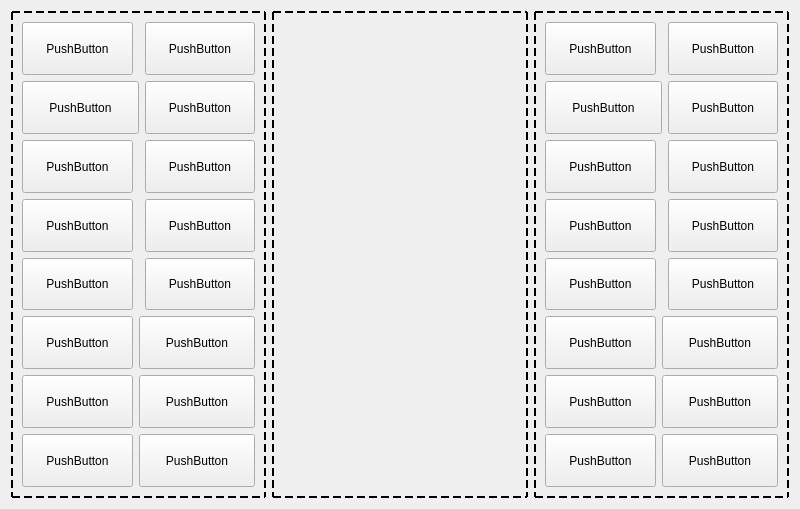
<?xml version="1.0" encoding="UTF-8"?>
<ui version="4.0">
 <class>Form</class>
 <widget class="QWidget" name="Form">
  <property name="geometry">
   <rect>
    <x>0</x>
    <y>0</y>
    <width>800</width>
    <height>509</height>
   </rect>
  </property>
  <property name="windowTitle">
   <string>Manual  Operations</string>
  </property>
  <property name="styleSheet">
   <string notr="true">QFrame{
	border:2px dashed black;
}</string>
  </property>
  <layout class="QHBoxLayout" name="horizontalLayout">
   <item>
    <widget class="QFrame" name="frame">
     <property name="frameShape">
      <enum>QFrame::Shape::StyledPanel</enum>
     </property>
     <property name="frameShadow">
      <enum>QFrame::Shadow::Raised</enum>
     </property>
     <layout class="QGridLayout" name="gridLayout">
      <item row="0" column="0">
       <widget class="QPushButton" name="pushButton">
        <property name="sizePolicy">
         <sizepolicy hsizetype="Expanding" vsizetype="Expanding">
          <horstretch>0</horstretch>
          <verstretch>0</verstretch>
         </sizepolicy>
        </property>
        <property name="text">
         <string>PushButton</string>
        </property>
       </widget>
      </item>
      <item row="0" column="2">
       <widget class="QPushButton" name="pushButton_2">
        <property name="sizePolicy">
         <sizepolicy hsizetype="Expanding" vsizetype="Expanding">
          <horstretch>0</horstretch>
          <verstretch>0</verstretch>
         </sizepolicy>
        </property>
        <property name="text">
         <string>PushButton</string>
        </property>
       </widget>
      </item>
      <item row="1" column="0" colspan="2">
       <widget class="QPushButton" name="pushButton_3">
        <property name="sizePolicy">
         <sizepolicy hsizetype="Expanding" vsizetype="Expanding">
          <horstretch>0</horstretch>
          <verstretch>0</verstretch>
         </sizepolicy>
        </property>
        <property name="text">
         <string>PushButton</string>
        </property>
       </widget>
      </item>
      <item row="1" column="2">
       <widget class="QPushButton" name="pushButton_4">
        <property name="sizePolicy">
         <sizepolicy hsizetype="Expanding" vsizetype="Expanding">
          <horstretch>0</horstretch>
          <verstretch>0</verstretch>
         </sizepolicy>
        </property>
        <property name="text">
         <string>PushButton</string>
        </property>
       </widget>
      </item>
      <item row="2" column="0">
       <widget class="QPushButton" name="pushButton_5">
        <property name="sizePolicy">
         <sizepolicy hsizetype="Expanding" vsizetype="Expanding">
          <horstretch>0</horstretch>
          <verstretch>0</verstretch>
         </sizepolicy>
        </property>
        <property name="text">
         <string>PushButton</string>
        </property>
       </widget>
      </item>
      <item row="2" column="2">
       <widget class="QPushButton" name="pushButton_6">
        <property name="sizePolicy">
         <sizepolicy hsizetype="Expanding" vsizetype="Expanding">
          <horstretch>0</horstretch>
          <verstretch>0</verstretch>
         </sizepolicy>
        </property>
        <property name="text">
         <string>PushButton</string>
        </property>
       </widget>
      </item>
      <item row="3" column="0">
       <widget class="QPushButton" name="pushButton_7">
        <property name="sizePolicy">
         <sizepolicy hsizetype="Expanding" vsizetype="Expanding">
          <horstretch>0</horstretch>
          <verstretch>0</verstretch>
         </sizepolicy>
        </property>
        <property name="text">
         <string>PushButton</string>
        </property>
       </widget>
      </item>
      <item row="3" column="2">
       <widget class="QPushButton" name="pushButton_8">
        <property name="sizePolicy">
         <sizepolicy hsizetype="Expanding" vsizetype="Expanding">
          <horstretch>0</horstretch>
          <verstretch>0</verstretch>
         </sizepolicy>
        </property>
        <property name="text">
         <string>PushButton</string>
        </property>
       </widget>
      </item>
      <item row="4" column="0">
       <widget class="QPushButton" name="pushButton_9">
        <property name="sizePolicy">
         <sizepolicy hsizetype="Expanding" vsizetype="Expanding">
          <horstretch>0</horstretch>
          <verstretch>0</verstretch>
         </sizepolicy>
        </property>
        <property name="text">
         <string>PushButton</string>
        </property>
       </widget>
      </item>
      <item row="4" column="2">
       <widget class="QPushButton" name="pushButton_10">
        <property name="sizePolicy">
         <sizepolicy hsizetype="Expanding" vsizetype="Expanding">
          <horstretch>0</horstretch>
          <verstretch>0</verstretch>
         </sizepolicy>
        </property>
        <property name="text">
         <string>PushButton</string>
        </property>
       </widget>
      </item>
      <item row="5" column="0">
       <widget class="QPushButton" name="pushButton_11">
        <property name="sizePolicy">
         <sizepolicy hsizetype="Expanding" vsizetype="Expanding">
          <horstretch>0</horstretch>
          <verstretch>0</verstretch>
         </sizepolicy>
        </property>
        <property name="text">
         <string>PushButton</string>
        </property>
       </widget>
      </item>
      <item row="5" column="1" colspan="2">
       <widget class="QPushButton" name="pushButton_12">
        <property name="sizePolicy">
         <sizepolicy hsizetype="Expanding" vsizetype="Expanding">
          <horstretch>0</horstretch>
          <verstretch>0</verstretch>
         </sizepolicy>
        </property>
        <property name="text">
         <string>PushButton</string>
        </property>
       </widget>
      </item>
      <item row="6" column="0">
       <widget class="QPushButton" name="pushButton_13">
        <property name="sizePolicy">
         <sizepolicy hsizetype="Expanding" vsizetype="Expanding">
          <horstretch>0</horstretch>
          <verstretch>0</verstretch>
         </sizepolicy>
        </property>
        <property name="text">
         <string>PushButton</string>
        </property>
       </widget>
      </item>
      <item row="6" column="1" colspan="2">
       <widget class="QPushButton" name="pushButton_14">
        <property name="sizePolicy">
         <sizepolicy hsizetype="Expanding" vsizetype="Expanding">
          <horstretch>0</horstretch>
          <verstretch>0</verstretch>
         </sizepolicy>
        </property>
        <property name="text">
         <string>PushButton</string>
        </property>
       </widget>
      </item>
      <item row="7" column="0">
       <widget class="QPushButton" name="pushButton_15">
        <property name="sizePolicy">
         <sizepolicy hsizetype="Expanding" vsizetype="Expanding">
          <horstretch>0</horstretch>
          <verstretch>0</verstretch>
         </sizepolicy>
        </property>
        <property name="text">
         <string>PushButton</string>
        </property>
       </widget>
      </item>
      <item row="7" column="1" colspan="2">
       <widget class="QPushButton" name="pushButton_16">
        <property name="sizePolicy">
         <sizepolicy hsizetype="Expanding" vsizetype="Expanding">
          <horstretch>0</horstretch>
          <verstretch>0</verstretch>
         </sizepolicy>
        </property>
        <property name="text">
         <string>PushButton</string>
        </property>
       </widget>
      </item>
     </layout>
    </widget>
   </item>
   <item>
    <widget class="QFrame" name="frame_3">
     <property name="sizePolicy">
      <sizepolicy hsizetype="Expanding" vsizetype="Preferred">
       <horstretch>0</horstretch>
       <verstretch>0</verstretch>
      </sizepolicy>
     </property>
     <property name="frameShape">
      <enum>QFrame::Shape::StyledPanel</enum>
     </property>
     <property name="frameShadow">
      <enum>QFrame::Shadow::Raised</enum>
     </property>
    </widget>
   </item>
   <item>
    <widget class="QFrame" name="frame_2">
     <property name="frameShape">
      <enum>QFrame::Shape::StyledPanel</enum>
     </property>
     <property name="frameShadow">
      <enum>QFrame::Shadow::Raised</enum>
     </property>
     <layout class="QGridLayout" name="gridLayout_2">
      <item row="0" column="0">
       <widget class="QPushButton" name="pushButton_17">
        <property name="sizePolicy">
         <sizepolicy hsizetype="Expanding" vsizetype="Expanding">
          <horstretch>0</horstretch>
          <verstretch>0</verstretch>
         </sizepolicy>
        </property>
        <property name="text">
         <string>PushButton</string>
        </property>
       </widget>
      </item>
      <item row="0" column="2">
       <widget class="QPushButton" name="pushButton_18">
        <property name="sizePolicy">
         <sizepolicy hsizetype="Expanding" vsizetype="Expanding">
          <horstretch>0</horstretch>
          <verstretch>0</verstretch>
         </sizepolicy>
        </property>
        <property name="text">
         <string>PushButton</string>
        </property>
       </widget>
      </item>
      <item row="1" column="0" colspan="2">
       <widget class="QPushButton" name="pushButton_19">
        <property name="sizePolicy">
         <sizepolicy hsizetype="Expanding" vsizetype="Expanding">
          <horstretch>0</horstretch>
          <verstretch>0</verstretch>
         </sizepolicy>
        </property>
        <property name="text">
         <string>PushButton</string>
        </property>
       </widget>
      </item>
      <item row="1" column="2">
       <widget class="QPushButton" name="pushButton_20">
        <property name="sizePolicy">
         <sizepolicy hsizetype="Expanding" vsizetype="Expanding">
          <horstretch>0</horstretch>
          <verstretch>0</verstretch>
         </sizepolicy>
        </property>
        <property name="text">
         <string>PushButton</string>
        </property>
       </widget>
      </item>
      <item row="2" column="0">
       <widget class="QPushButton" name="pushButton_21">
        <property name="sizePolicy">
         <sizepolicy hsizetype="Expanding" vsizetype="Expanding">
          <horstretch>0</horstretch>
          <verstretch>0</verstretch>
         </sizepolicy>
        </property>
        <property name="text">
         <string>PushButton</string>
        </property>
       </widget>
      </item>
      <item row="2" column="2">
       <widget class="QPushButton" name="pushButton_22">
        <property name="sizePolicy">
         <sizepolicy hsizetype="Expanding" vsizetype="Expanding">
          <horstretch>0</horstretch>
          <verstretch>0</verstretch>
         </sizepolicy>
        </property>
        <property name="text">
         <string>PushButton</string>
        </property>
       </widget>
      </item>
      <item row="3" column="0">
       <widget class="QPushButton" name="pushButton_23">
        <property name="sizePolicy">
         <sizepolicy hsizetype="Expanding" vsizetype="Expanding">
          <horstretch>0</horstretch>
          <verstretch>0</verstretch>
         </sizepolicy>
        </property>
        <property name="text">
         <string>PushButton</string>
        </property>
       </widget>
      </item>
      <item row="3" column="2">
       <widget class="QPushButton" name="pushButton_24">
        <property name="sizePolicy">
         <sizepolicy hsizetype="Expanding" vsizetype="Expanding">
          <horstretch>0</horstretch>
          <verstretch>0</verstretch>
         </sizepolicy>
        </property>
        <property name="text">
         <string>PushButton</string>
        </property>
       </widget>
      </item>
      <item row="4" column="0">
       <widget class="QPushButton" name="pushButton_25">
        <property name="sizePolicy">
         <sizepolicy hsizetype="Expanding" vsizetype="Expanding">
          <horstretch>0</horstretch>
          <verstretch>0</verstretch>
         </sizepolicy>
        </property>
        <property name="text">
         <string>PushButton</string>
        </property>
       </widget>
      </item>
      <item row="4" column="2">
       <widget class="QPushButton" name="pushButton_26">
        <property name="sizePolicy">
         <sizepolicy hsizetype="Expanding" vsizetype="Expanding">
          <horstretch>0</horstretch>
          <verstretch>0</verstretch>
         </sizepolicy>
        </property>
        <property name="text">
         <string>PushButton</string>
        </property>
       </widget>
      </item>
      <item row="5" column="0">
       <widget class="QPushButton" name="pushButton_27">
        <property name="sizePolicy">
         <sizepolicy hsizetype="Expanding" vsizetype="Expanding">
          <horstretch>0</horstretch>
          <verstretch>0</verstretch>
         </sizepolicy>
        </property>
        <property name="text">
         <string>PushButton</string>
        </property>
       </widget>
      </item>
      <item row="5" column="1" colspan="2">
       <widget class="QPushButton" name="pushButton_28">
        <property name="sizePolicy">
         <sizepolicy hsizetype="Expanding" vsizetype="Expanding">
          <horstretch>0</horstretch>
          <verstretch>0</verstretch>
         </sizepolicy>
        </property>
        <property name="text">
         <string>PushButton</string>
        </property>
       </widget>
      </item>
      <item row="6" column="0">
       <widget class="QPushButton" name="pushButton_29">
        <property name="sizePolicy">
         <sizepolicy hsizetype="Expanding" vsizetype="Expanding">
          <horstretch>0</horstretch>
          <verstretch>0</verstretch>
         </sizepolicy>
        </property>
        <property name="text">
         <string>PushButton</string>
        </property>
       </widget>
      </item>
      <item row="6" column="1" colspan="2">
       <widget class="QPushButton" name="pushButton_30">
        <property name="sizePolicy">
         <sizepolicy hsizetype="Expanding" vsizetype="Expanding">
          <horstretch>0</horstretch>
          <verstretch>0</verstretch>
         </sizepolicy>
        </property>
        <property name="text">
         <string>PushButton</string>
        </property>
       </widget>
      </item>
      <item row="7" column="0">
       <widget class="QPushButton" name="pushButton_31">
        <property name="sizePolicy">
         <sizepolicy hsizetype="Expanding" vsizetype="Expanding">
          <horstretch>0</horstretch>
          <verstretch>0</verstretch>
         </sizepolicy>
        </property>
        <property name="text">
         <string>PushButton</string>
        </property>
       </widget>
      </item>
      <item row="7" column="1" colspan="2">
       <widget class="QPushButton" name="pushButton_32">
        <property name="sizePolicy">
         <sizepolicy hsizetype="Expanding" vsizetype="Expanding">
          <horstretch>0</horstretch>
          <verstretch>0</verstretch>
         </sizepolicy>
        </property>
        <property name="text">
         <string>PushButton</string>
        </property>
       </widget>
      </item>
     </layout>
    </widget>
   </item>
  </layout>
 </widget>
 <resources/>
 <connections/>
</ui>
